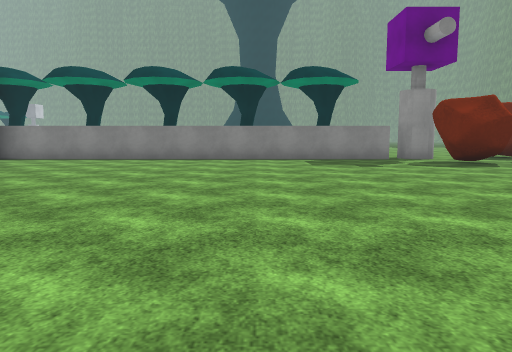
View 1 (above)

14 first-person views from a walk through a 3-D level made in the Unity game engine. The camera is 1.3 m above the floor, tilts 6° down and sees 70° across. The floor is counted in squares, 2 m on a side. Each view is taken from the middle of a square. On the plan, view 1 faces up. The plan holds only what a view shows up to about 11 squares ahead; the rest is blank. The place goes on beyond the plan. Surface patterns are stand-ins for the level's own textures.

View 2
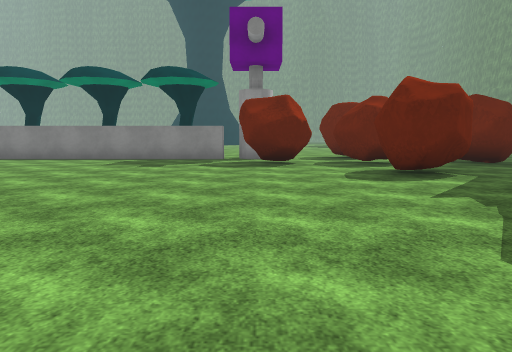

View 3
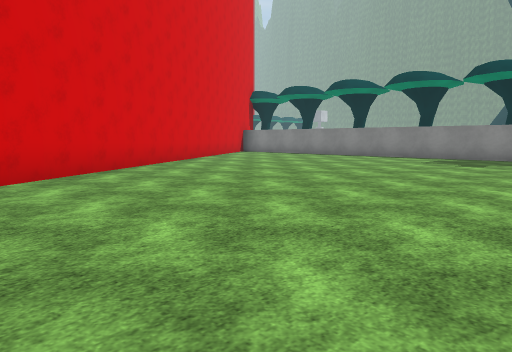

View 4
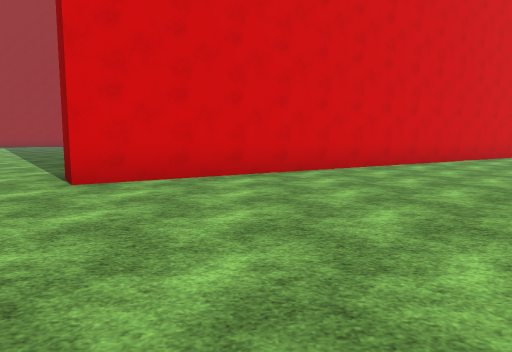

View 5
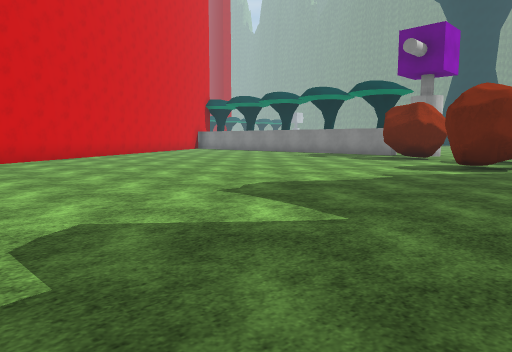

View 6
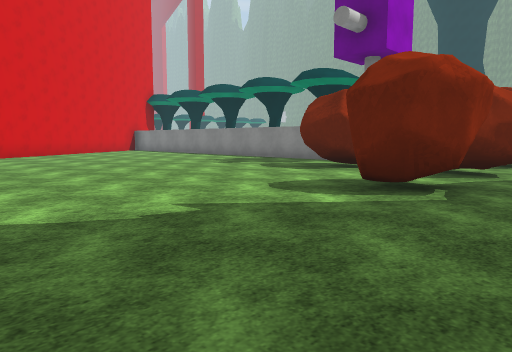

View 7
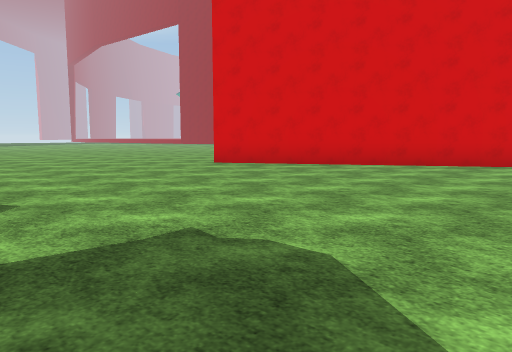

View 8
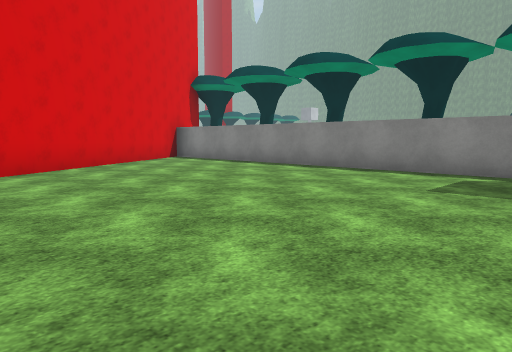

View 9
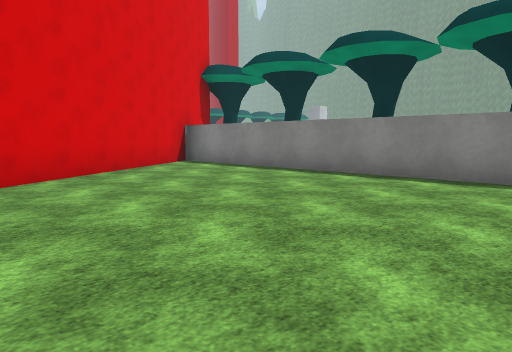

View 10
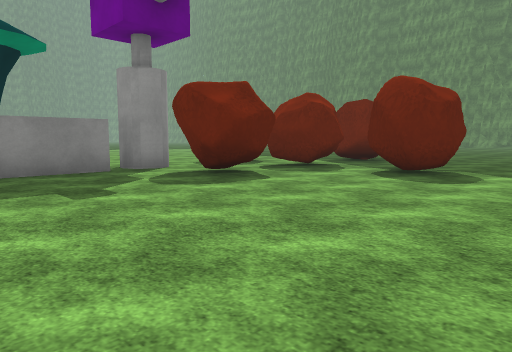

View 11
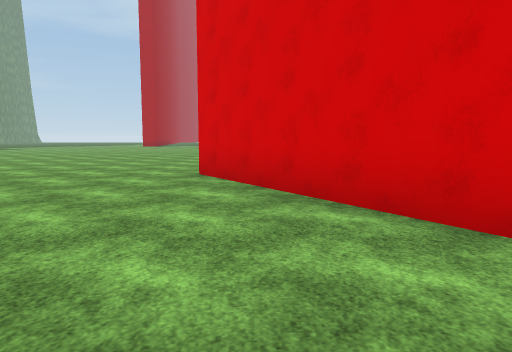

View 12
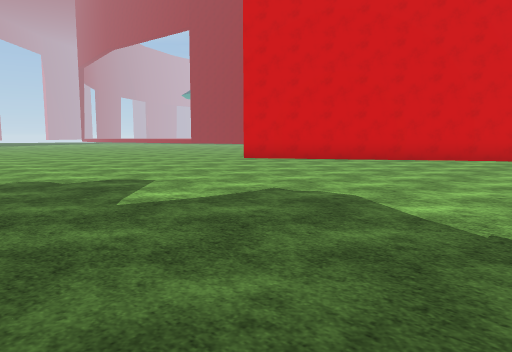

View 13
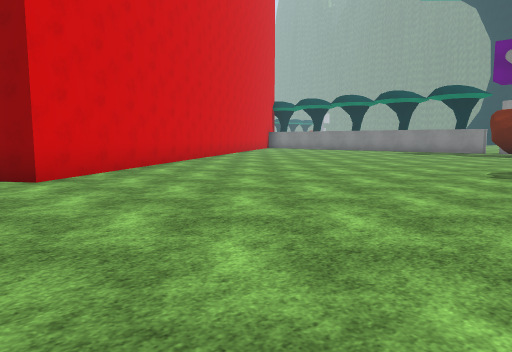

View 14
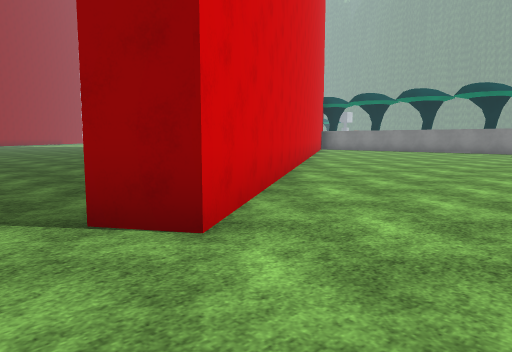

### Floor plan
Points are (right, up) in squares from view 1. A wall is a line through its corners. A room is listed if a view was taken in it or the views show most of it. See-through windows are left out.
Room 1 (views 1, 2, 3, 4, 5, 6, 7, 8, 9, 10, 11, 12, 13, 14)
walls: (5, 8.5) (4.6, 8.7) (4.9, 9.8); (7.3, 7) (7.7, 7.6); (8.2, 6) (7.7, 6) (7.4, 6.5) (7.5, 7.4); (8.2, 6) (7.6, 6.1); (8.2, 6) (7.6, 6.1); (8.1, 6.2) (7.6, 6); (4.8, 8.9) (4.7, 9.1); (4.8, 8.9) (4.7, 9.1); (4.9, 8.9) (4.9, 9.1); (5.9, 8.6) (4.9, 8.6); (5.5, 8.8) (4.9, 8.9) (4.9, 9.5); (5.9, 8.7) (5.1, 8.5); (8.8, 6.6) (7.7, 5.9); (6.4, 9.3) (5.8, 8.6); (6.3, 9.4) (5.9, 8.6) (5, 8.5) (4.6, 9.2); (7.6, 8.7) (7.2, 9.6); (7.8, 8.7) (7.1, 9.4); (7.5, 9) (7.2, 9.4); (7.3, 9.2) (7.2, 9.8); (4.1, 11) (-7.9, 11) (2, -4.5) (1.2, -5)
low walls: (5.8, 8.6) (5.2, 8.7)
ways out: opening at (1.5, -6); opening at (8, 8); opening at (9.5, 6.5); gap at (4, 11); gap at (7, 10)

Positions as (right, up) in squares from view 1, and headings:
1: (0, 0), facing up
2: (5, 0), facing up
3: (5, -1), facing up-left
4: (7, -2), facing left
5: (10, -2), facing up-left
6: (10, 2), facing up-left
7: (8, 3), facing down-left
8: (3, 4), facing up-left
9: (1, 5), facing up-left
10: (1, 4), facing up-right
11: (1, 2), facing down
12: (10, 4), facing down-left
13: (8, -6), facing up-left
14: (4, -6), facing up-left
